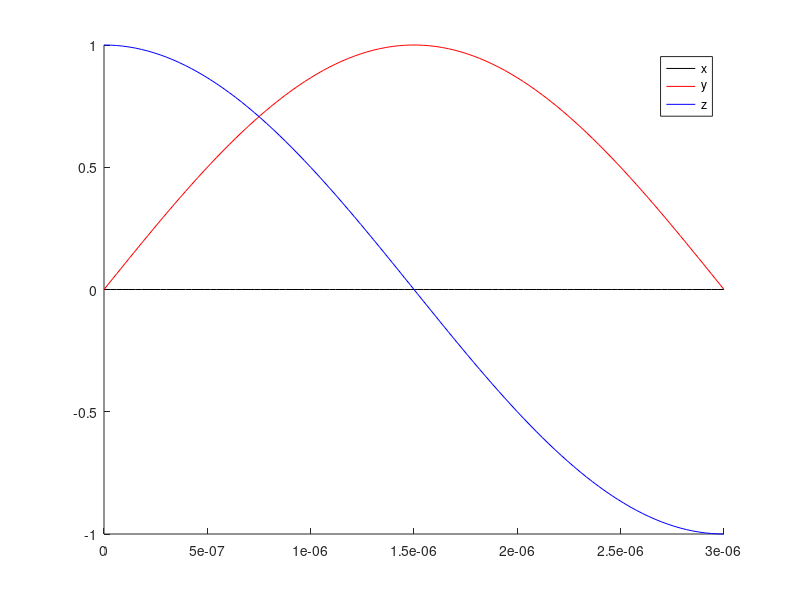

Here is the MATLAB script that generated this plot:
clear
clc
close all

% Pulse parameters
delw0 = 10;                      %pulse offset

ph_d = 0;                       %rf pulse phase, degrees 0 = +x, 90 = +y, etc...
ph = ph_d*(2*pi/360);               %rf pulse phase, rad

%pulse length/power cal
flip = 180;                      %flip angle (degrees)
t_cal = 3e-6;                 %pulse length

w1 = sqrt((flip*(2*pi/360)/t_cal)^2-delw0^2); %pulse strength (90)
wnut = sqrt(w1^2+delw0^2);      %nutation frequency

%details for plotting
tp = 3e-6;                       %length of pulse for plotting

tstep = 100;                    %number of time steps

t = linspace(0,tp,tstep);


M_0 = [0;   %x
       0;   %y
       1];  %z

   
% coherence pathway transitions
for i = 1:length(t)
    a = 0.5*((w1/wnut)^2+(1+(delw0/wnut)^2)*cos(wnut*t(i))) + 1i*(delw0/wnut)*sin(wnut*t(i));
    b = 0.5*((w1/wnut)^2+(1+(delw0/wnut)^2)*cos(wnut*t(i))) - 1i*(delw0/wnut)*sin(wnut*t(i));
    c = (delw0/wnut)^2 + (w1/wnut)^2*cos(wnut*t(i));
    d = (w1/wnut)*((delw0/wnut)*(1-cos(wnut*t(i))) - 1i*sin(wnut*t(i)))*exp(+1i*ph);
    e = (w1/wnut)*((delw0/wnut)*(1-cos(wnut*t(i))) + 1i*sin(wnut*t(i)))*exp(-1i*ph);
    f = (w1/wnut)*((delw0/wnut)*(1-cos(wnut*t(i))) - 1i*sin(wnut*t(i)))*exp(-1i*ph);
    g = (w1/wnut)*((delw0/wnut)*(1-cos(wnut*t(i))) + 1i*sin(wnut*t(i)))*exp(+1i*ph);
    h = 0.5*(w1/wnut)^2*(1-cos(wnut*t(i)))*exp(+1i*2*ph);
    j = 0.5*(w1/wnut)^2*(1-cos(wnut*t(i)))*exp(-1i*2*ph);
    
    R(:,:,i) = [a h d;
                j b e;
                f g c];
    
    M_t(:,i) = R(:,:,i)*M_0;
end
    
figure
hold on
plot(t,real(M_t(1,:)),'-k')
plot(t,imag(M_t(2,:)),'-r')
plot(t,real(M_t(3,:)),'-b')
% plot(t,imag(M_t(1,:)),'--k')
% plot(t,imag(M_t(2,:)),'--r')
% plot(t,imag(M_t(3,:)),'--b')
legend('x','y','z')
